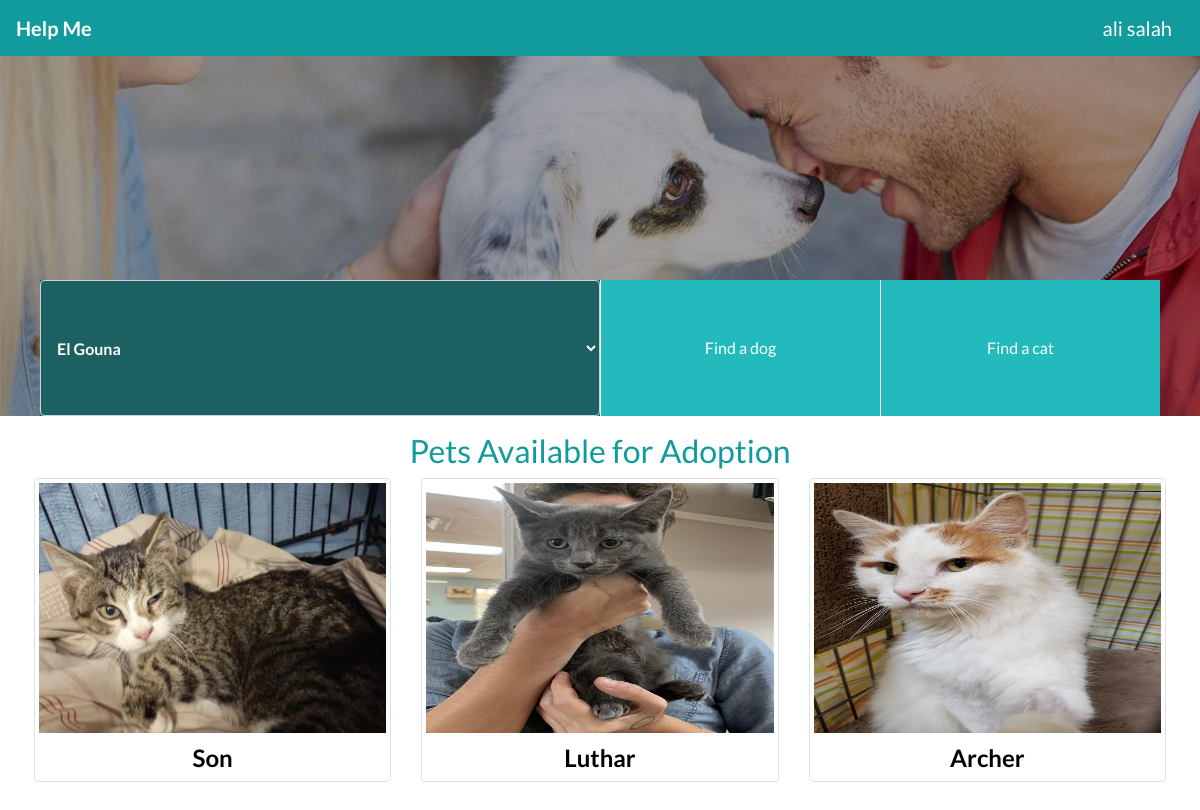
The page /profile (signed in) on the database its author committed.
### tables this page shows
CREATE TABLE image  (
	imgID INTEGER PRIMARY key AUTOINCREMENT not null , 
	imgName text not null , 
	pet_id INTEGER REFERENCES pet(petID)
);

CREATE TABLE pet(
	petID INTEGER PRIMARY KEY AUTOINCREMENT not null , 
	petName text not null ,
	age text not null ,
	gender text not null ,
	color text not null ,
	size text not null ,
	type text not null ,
	breed text not null ,
	user_id INTEGER REFERENCES user(Id)
);

### app.py (the view)
@app.route("/profile" , methods = ["GET","POST"])
def profile():
    userName = uInfo["fname"] + " " +uInfo["lname"]
    conn = sqlite3.connect(currentdir + "\\users.db")
    c = conn.cursor()
    query = "select * from user where id = '{ID}'".format(ID = uInfo["ID"])
    result = c.execute(query).fetchall()
    if len(result) != 1 :
        return render_template("Error.html",name = "not_signed_up.png")
    else:
        for res in result:
            uInfo["ID"] = res[0]
            uInfo["fname"] = res[1]
            uInfo["lname"] = res[2]
            uInfo["city"] = res[3]
            uInfo["mail"] = res[4]
            uInfo["pass"] = res[5]
            uInfo["phone"] = res[6]
            uInfo["address"] = res[7]
    conn = sqlite3.connect(currentdir + "\\users.db")
    c = conn.cursor()
    query = "SELECT DISTINCT(Country)from user"
    cities = c.execute(query).fetchall()
    c.close()
    conn = sqlite3.connect(currentdir + "\\users.db")
    c = conn.cursor()
    query = "SELECT petID,petName , imgName from pet JOIN image on pet.petID = image.pet_id LIMIT  3"
    cur = c.execute(query)
    result = [dict(petID =row[0],petName=row[1], imgName=row[2]) for row in cur.fetchall()]
    return render_template("profile.html", userName = userName , result = result ,cities = cities)

### templates/profile.html (shortened to what this page needs)
{% extends "layout0.html" %}
{% block name %}
    {{userName}}
{% endblock %}
{% block content %}
<div class="bg-img">
    <header class="container" style="height: 100%;padding-top: 14rem;">
        <form style="width: 100%;" name="gallery" action="/gallery" method="POST">
            <div class="form-row" style="height: 100%;">
              <div class="col-6"  style="padding: 0;background-color: #1c6061; ">
                <select class="form-control "style="height: 100%; background-color: #1c6061; color:white; font-weight:bold;" name="city" id="country">
                    {% for city in cities %}
                      <option  value="{{ city[0] }}">{{city[0]}}</option>
                    {% endfor %}
                </select>
              </div>
              <div class="col-3" style="padding: 0;">
                  <button  value="Dog" name="dog" class="btnStyle"  >  Find a dog</button>
            </div>
              <div class="col-3" style="padding: 0;">
                  <button  value="Cat" name="cat" class="btnStyle" >  Find a cat</button>
            </div>
            </div>
          </form>
    </header>
    </div>
    <section class="container p-1" >
        <h2 style="text-align: center;">Pets Available for Adoption</h2>
        <div class="row cards">
            {% for row in result %}
            <div class="col-lg-4 col-md-6 col-sm-12" style="margin-bottom:3%;">
                <div class="img-thumbnail">
                  <img class="image" src="{{url_for('static' ,filename = row['imgName'])}}" alt="">
                  <form action="/petInfo" method="POST">
                    <button style="text-align: center;padding-top: 7px;font-size: x-large;font-weight: bold;background-color: transparent;border:none;cursor: pointer;outline: none;" value="{{row['petID']}}" name="pet">{{row["petName"]}}</button>
                </form>
                </div>
            </div>
            {% endfor %}
            </div>
    </section>
{% endblock %}

### static/index1.css (style rules this page uses)
html { height: 100%; }
body { font-family: lato; height: 100%; }
.bg-img { background-image: url('initial1.jpg'); height: 45%; background-repeat: no-repeat; background-size: cover; }
form { height: 100%; }
section { height: 30%; margin-top: 1%; }
h2 { color:#119b9d; }
.btnStyle { border:none; width: 100%; color: white; padding:0%; height: 100%; text-decoration: none; background-color: #22babd; cursor:pointer; border-left: 1px solid white; }
.image { width: 100%; height: 250px; background-size: cover; background-position: center; }
.cards { text-align: center; }

### rows shown on the page
image: imgName (picture), {{ row['petID'] }} 1 (drawn), petName "Son"
image: imgName (picture), {{ row['petID'] }} 5 (drawn), petName "Luthar"
image: imgName (picture), {{ row['petID'] }} 6 (drawn), petName "Archer"

### other values the page prints
{{ userName }} "ali salah"
form field city "El Gouna"
